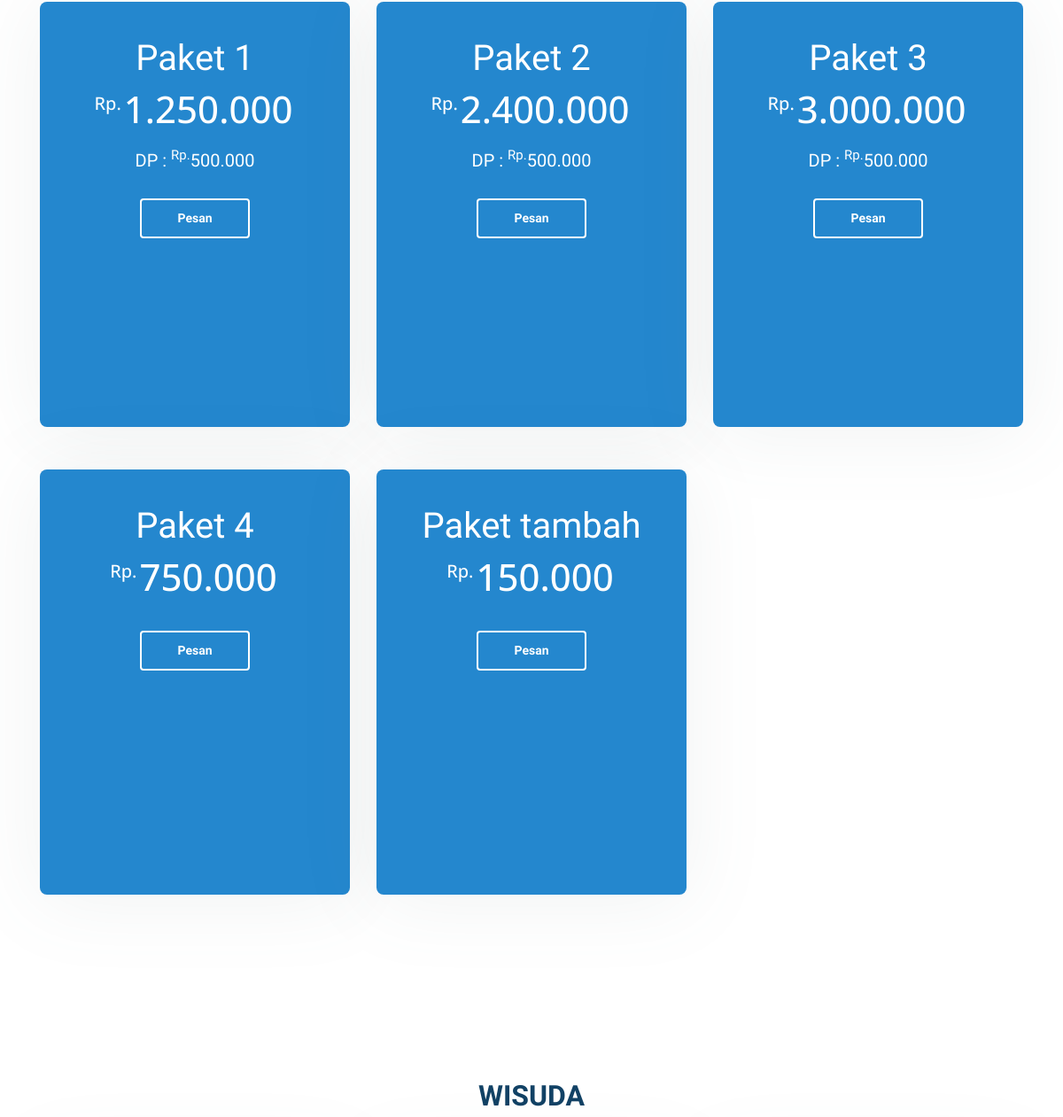
Before: / (middle part) with the older database file.
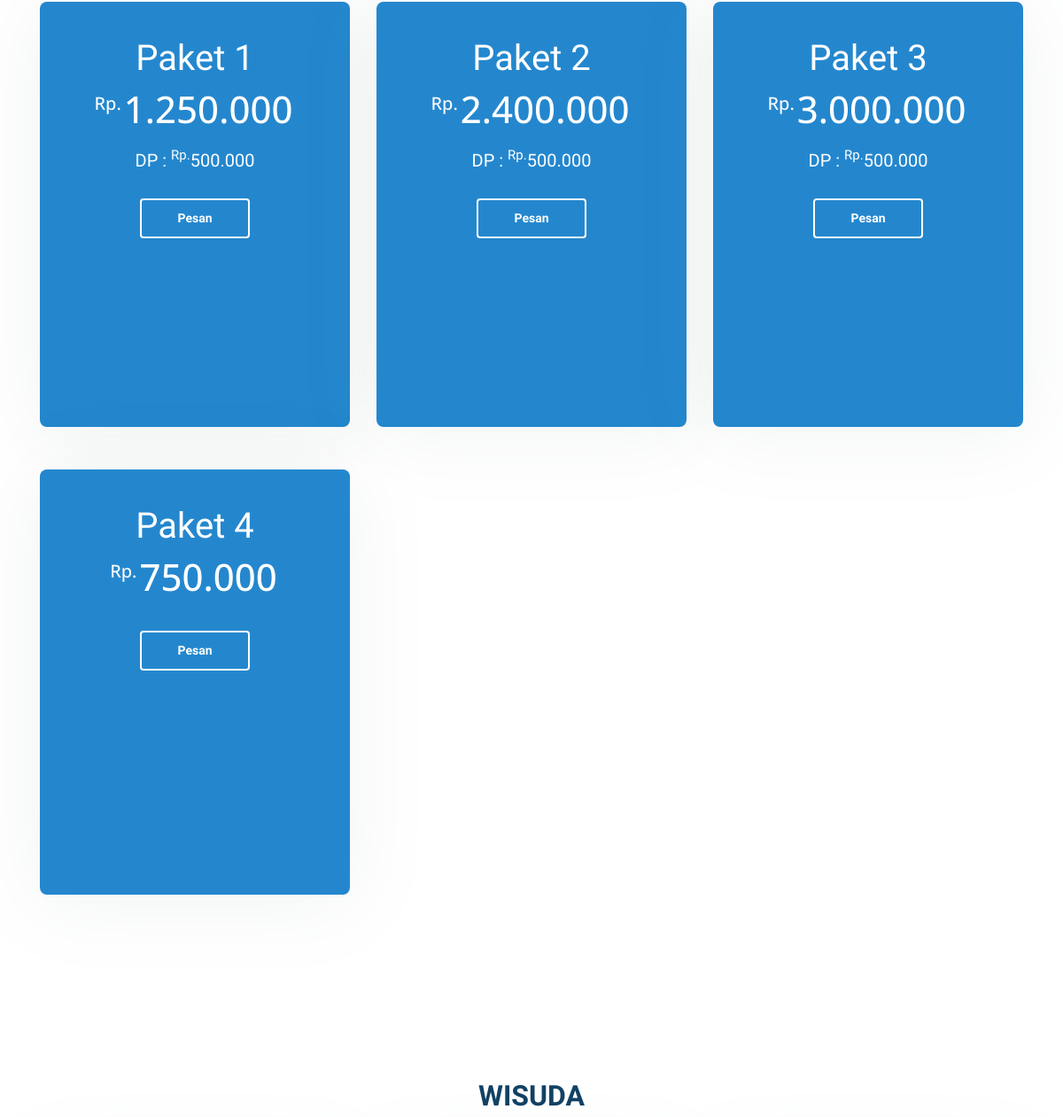
After: the same page with the newer database file.
### tables this page shows
CREATE TABLE `tb_paket_makeup` (
  `id_paket` int(11) NOT NULL AUTO_INCREMENT,
  `id_makeup` int(11) NOT NULL,
  `nm_paket` varchar(100) NOT NULL,
  `harga_paket` int(11) NOT NULL,
  `deskripsi` text,
  `batas_booking_per_hari` int(11) NOT NULL,
  `biaya_dp` int(11) NOT NULL,
  `foto` text NOT NULL,
  `jumlah_orang` int(11) NOT NULL DEFAULT '1',
  PRIMARY KEY (`id_paket`)
);

CREATE TABLE `tb_makeup` (
  `id_makeup` int(11) NOT NULL AUTO_INCREMENT,
  `nm_makeup` varchar(50) NOT NULL,
  `deskripsi` text NOT NULL,
  PRIMARY KEY (`id_makeup`)
);

### application/core/MY_Controller.php (called while the page is built, shortened)
<?php
class MY_Controller extends CI_Controller
{
	public function view_frontend($view, $data = null)
	{
		$this->load->view('user/templateFrontend/header');
		$this->load->view('user/templateFrontend/navbar');
		$this->load->view($view, $data);
		$this->load->view('user/templateFrontend/footer');
	}
}

### application/controllers/user/Dashboard.php (called while the page is built, shortened)
<?php
class Dashboard extends MY_Controller
{
	public function index()
	{
		$data['makeup'] = $this->makeupModel->getAll();
		$data_makeup = $this->makeupModel->getAll();
		foreach ($data_makeup as $no => $makeup) {
			$data['makeup'][$no]->paket = new stdClass();
			$data['makeup'][$no]->paket = $this->paketMakeupModel->getByMakeup($makeup->id_makeup);
		}
		$this->view_frontend('user/dashboard', $data);
	}
}

### index.php (called while the page is built, shortened)
<?php
require_once BASEPATH.'core/CodeIgniter.php';

### application/models/Backend/Makeup_Model.php (called while the page is built, shortened)
<?php defined('BASEPATH') or exit('No direct script access allowed');
class Makeup_Model extends CI_Model
{
    private $_table = "tb_makeup";
    public function getAll()
    {
        return $this->db->get($this->_table)->result();
    }
}

### application/models/Backend/Paket_Makeup_Model.php (called while the page is built, shortened)
<?php defined('BASEPATH') or exit('No direct script access allowed');
class Paket_Makeup_Model extends CI_Model
{
	public function getByMakeup($id_makeup)
	{
		return $this->db->query("Select * FROM tb_paket_makeup WHERE id_makeup = " . $id_makeup)->result();
	}
}

### application/views/user/dashboard.php (the view, shortened to what this page needs)
<main id="main">
	<?php foreach ($makeup as $mp) : ?>
		<section id="pricing" class="pricing">
			<div class="container" data-aos="fade-up">
				<div class="section-title">
					<h2><?= $mp->nm_makeup ?></h2>
				</div>
				<div class="row">
					<?php foreach ($mp->paket as $paket) : ?>
						<div class="col-lg-4 col-md-6 mt-4 mt-md-0 mb-5" data-aos="zoom-in" data-aos-delay="100">
							<div class="box featured" style="height: 30rem;">
								<h1 style="color: white;"><?= $paket->nm_paket ?></h1>
								<h4><sup>Rp.</sup><?= number_format($paket->harga_paket, '0', ',', '.') ?></h4>
								<?php if ($paket->biaya_dp > 0) { ?>
									<h5 style="color: white;">DP : <sup>Rp.</sup><?= number_format($paket->biaya_dp, '0', ',', '.') ?></h5>
								<?php }  ?>
								<div class="btn-wrap">
									<a href="<?php echo base_url('booking/') . $paket->id_paket ?>" class="btn-buy">Pesan</a>
								</div>
							</div>
						</div>
					<?php endforeach; ?>
				</div>
			</div>
		</section>
	<?php endforeach; ?>
</main>

Changed rows visible on the page:
removed tb_paket_makeup: nm_paket "Paket tambah", harga_paket "150.000", shown under tb_makeup (number 1 of 2 on the later page)
